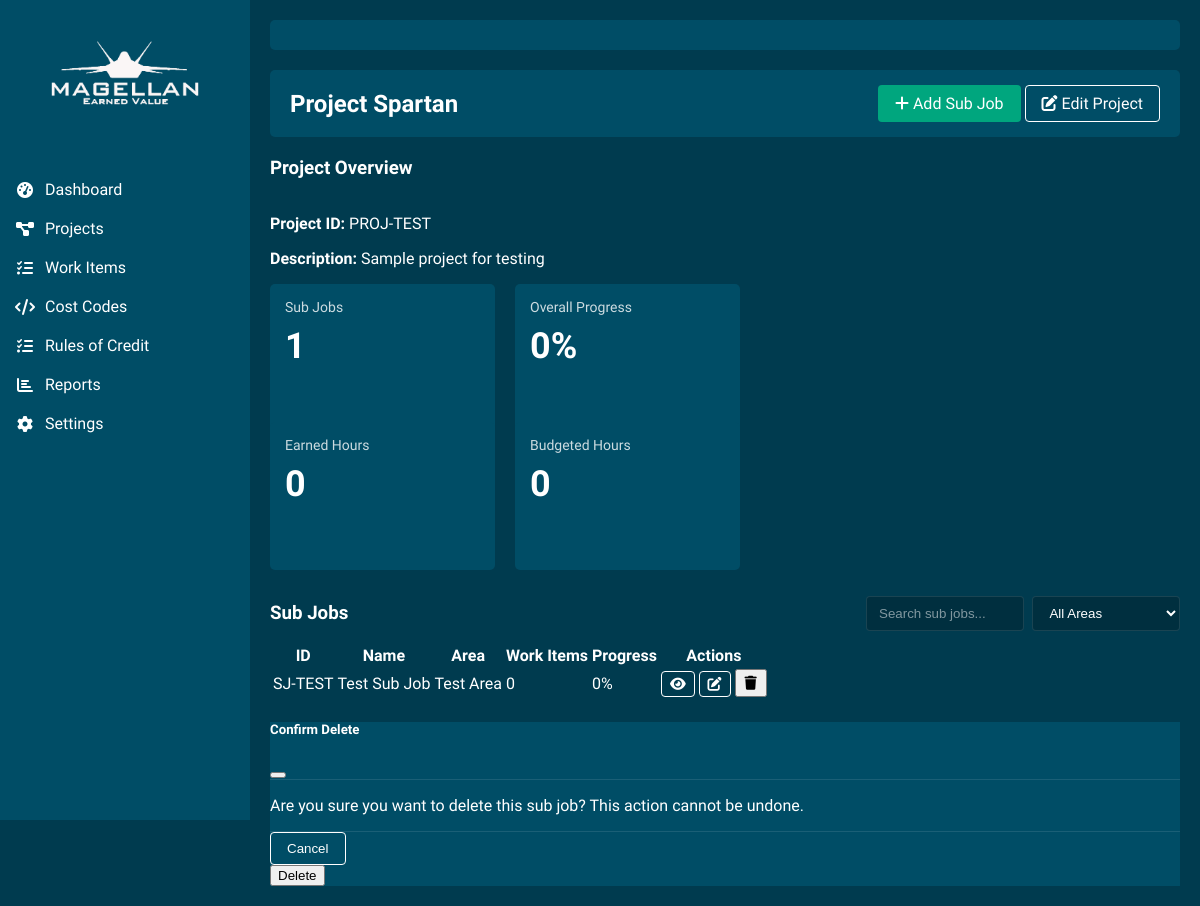
The app's page /project/1 with its own data.
### models.py (models this page shows, shortened)
class Project(db.Model):
    __tablename__ = "project"
    id = db.Column(db.Integer, primary_key=True)
    project_id_str = db.Column(db.String(50), unique=True, nullable=False)
    name = db.Column(db.String(200), nullable=False)
    description = db.Column(db.Text)
    sub_jobs = db.relationship("SubJob", backref="project", lazy=True, cascade="all, delete-orphan")
    work_items = db.relationship("WorkItem", backref="project", lazy=True)

class SubJob(db.Model):
    __tablename__ = "sub_job"
    id = db.Column(db.Integer, primary_key=True)
    sub_job_id_str = db.Column(db.String(50), unique=True, nullable=False)
    name = db.Column(db.String(200), nullable=False)
    description = db.Column(db.Text)
    project_id = db.Column(db.Integer, db.ForeignKey("project.id"), nullable=False)
    work_items = db.relationship("WorkItem", backref="sub_job", lazy=True, cascade="all, delete-orphan")
    area = db.Column(db.String(100))

### routes.py (the view)
@main_bp.route('/project/<int:project_id>')
def view_project(project_id):
    try:
        project = Project.query.get_or_404(project_id)
        sub_jobs = SubJob.query.filter_by(project_id=project_id).all()
        total_budgeted_hours = 0
        total_earned_hours = 0
        total_budgeted_quantity = 0
        total_earned_quantity = 0
        work_items = WorkItem.query.filter_by(project_id=project_id).all()
        for item in work_items:
            total_budgeted_hours += item.budgeted_man_hours or 0
            total_earned_hours += item.earned_man_hours or 0
            total_budgeted_quantity += item.budgeted_quantity or 0
            total_earned_quantity += item.earned_quantity or 0
        overall_progress = 0
        if total_budgeted_hours > 0:
            overall_progress = (total_earned_hours / total_budgeted_hours) * 100
        return render_template('view_project.html',
                              project=project,
                              sub_jobs=sub_jobs,
                              total_budgeted_hours=total_budgeted_hours,
                              total_earned_hours=total_earned_hours,
                              total_budgeted_quantity=total_budgeted_quantity,
                              total_earned_quantity=total_earned_quantity,
                              overall_progress=overall_progress)
    except Exception as e:
        flash(f'Error loading project: {str(e)}', 'danger')
        traceback.print_exc()
        return redirect(url_for('main.projects'))

### templates/view_project.html (shortened to what this page needs)
{% extends "base.html" %}
{% block content %}
    <div class="navbar">
        <div class="d-flex justify-content-between align-items-center w-100">
            <h2>{{ project.name }}</h2>
            <div>
                <a href="{{ url_for('main.add_sub_job', project_id=project.id) }}" class="btn btn-primary">
                    <i class="fas fa-plus"></i> Add Sub Job
                </a>
                <a href="{{ url_for('main.edit_project', project_id=project.id) }}" class="btn btn-outline-light">
                    <i class="fas fa-edit"></i> Edit Project
                </a>
            </div>
        </div>
    </div>
    <div class="card mb-4">
        <div class="card-header">
            <h3>Project Overview</h3>
        </div>
        <div class="card-body">
            <div class="row mb-3">
                <div class="col-md-6">
                    <p><strong>Project ID:</strong> {{ project.project_id_str }}</p>
                    <p><strong>Description:</strong> {{ project.description }}</p>
                </div>
                <div class="col-md-6">
                    <div class="dashboard-metrics-grid">
                        <div class="metric-card">
                            <div class="title">Sub Jobs</div>
                            <div class="value">{{ sub_jobs|length }}</div>
                        </div>
                        <div class="metric-card">
                            <div class="title">Overall Progress</div>
                            <div class="value">0%</div>
                        </div>
                        <div class="metric-card">
                            <div class="title">Earned Hours</div>
                            <div class="value">0</div>
                        </div>
                        <div class="metric-card">
                            <div class="title">Budgeted Hours</div>
                            <div class="value">0</div>
                        </div>
                    </div>
                </div>
            </div>
        </div>
    </div>
    <div class="card">
        <div class="card-header d-flex justify-content-between align-items-center">
            <h3>Sub Jobs</h3>
            <div class="d-flex">
                <input type="text" id="subJobSearch" class="form-control me-2" placeholder="Search sub jobs...">
                <select id="areaFilter" class="form-select">
                    <option value="all">All Areas</option>
                    {% set areas = [] %}
                </select>
            </div>
        </div>
        <div class="card-body">
            {% if sub_jobs %}
                <div class="table-responsive">
                    <table class="table">
                        <thead>
                            <tr>
                                <th>ID</th>
                                <th>Name</th>
                                <th>Area</th>
                                <th>Work Items</th>
                                <th>Progress</th>
                                <th>Actions</th>
                            </tr>
                        </thead>
                        <tbody>
                            {% for sub_job in sub_jobs %}
                                <tr class="sub-job-row" data-area="{{ sub_job.area }}">
                                    <td>{{ sub_job.sub_job_id_str }}</td>
                                    <td>{{ sub_job.name }}</td>
                                    <td>{{ sub_job.area }}</td>
                                    <td>{{ sub_job.work_items|length }}</td>
                                    <td>
                                        <div class="progress">
                                            <div class="progress-bar bg-success" role="progressbar" style="width: 0%;" aria-valuenow="0" aria-valuemin="0" aria-valuemax="100">0%</div>
                                        </div>
                                    </td>
                                    <td>
                                        <a href="{{ url_for('main.view_sub_job', sub_job_id=sub_job.id) }}" class="btn btn-sm btn-outline-light">
                                            <i class="fas fa-eye"></i>
                                        </a>
                                        <a href="{{ url_for('main.edit_sub_job', sub_job_id=sub_job.id) }}" class="btn btn-sm btn-outline-light">
                                            <i class="fas fa-edit"></i>
                                        </a>
                                        <button class="btn btn-sm btn-danger" onclick="confirmDeleteSubJob('{{ sub_job.id }}')">
                                            <i class="fas fa-trash"></i>
                                        </button>
                                    </td>
                                </tr>
                            {% endfor %}
                        </tbody>
                    </table>
                </div>
            {% endif %}
        </div>
    </div>
    <div class="modal fade" id="deleteSubJobModal" tabindex="-1" aria-hidden="true">
        <div class="modal-dialog">
            <div class="modal-content">
                <div class="modal-header">
                    <h5 class="modal-title">Confirm Delete</h5>
                    <button type="button" class="btn-close" data-bs-dismiss="modal" aria-label="Close"></button>
                </div>
                <div class="modal-body">
                    <p>Are you sure you want to delete this sub job? This action cannot be undone.</p>
                </div>
                <div class="modal-footer">
                    <button type="button" class="btn btn-outline-light" data-bs-dismiss="modal">Cancel</button>
                    <form id="deleteSubJobForm" method="POST">
                        <button type="submit" class="btn btn-danger">Delete</button>
                    </form>
                </div>
            </div>
        </div>
    </div>
{% endblock %}

### templates/base.html (shortened to what this page needs)
<!DOCTYPE html>
<html lang="en">
<head>
    <link rel="stylesheet" href="{{ url_for('static', filename='css/style.css') }}">
    <link rel="stylesheet" href="https://cdnjs.cloudflare.com/ajax/libs/font-awesome/6.0.0-beta3/css/all.min.css">
</head>
<body>
    <div class="app-container">
        <div class="sidebar">
            <div class="logo-container">
                <img src="{{ url_for('static', filename='images/magellan_logo_white.png') }}" alt="Magellan EV" class="logo">
            </div>
            <nav class="nav-menu">
                <a href="{{ url_for('main.index') }}" class="nav-item {% if request.endpoint == 'main.index' %}active{% endif %}">
                    <i class="fas fa-tachometer-alt"></i> Dashboard
                </a>
                <a href="{{ url_for('main.projects') }}" class="nav-item {% if request.endpoint == 'main.projects' %}active{% endif %}">
                    <i class="fas fa-project-diagram"></i> Projects
                </a>
                <a href="{{ url_for('main.list_work_items') }}" class="nav-item {% if request.endpoint == 'main.list_work_items' %}active{% endif %}">
                    <i class="fas fa-tasks"></i> Work Items
                </a>
                <a href="{{ url_for('main.list_cost_codes') }}" class="nav-item {% if request.endpoint == 'main.list_cost_codes' %}active{% endif %}">
                    <i class="fas fa-code"></i> Cost Codes
                </a>
                <a href="{{ url_for('main.list_rules_of_credit') }}" class="nav-item {% if request.endpoint == 'main.list_rules_of_credit' %}active{% endif %}">
                    <i class="fas fa-list-check"></i> Rules of Credit
                </a>
                <a href="{{ url_for('main.reports_index') }}" class="nav-item {% if request.endpoint == 'main.reports_index' %}active{% endif %}">
                    <i class="fas fa-chart-bar"></i> Reports
                </a>
                <a href="#" class="nav-item">
                    <i class="fas fa-cog"></i> Settings
                </a>
            </nav>
        </div>
        <div class="main-content">
            <header class="header">
            </header>
            <div class="content">
                {% block content %}{% endblock %}
            </div>
        </div>
    </div>
</body>
</html>

### static/css/style.css (style rules this page uses)
:root { --primary-bg: #003b4f; --secondary-bg: #004d66; --accent-green: #00a67e; --accent-light-green: #00c896; --text-light: #ffffff; --sidebar-width: 250px; }
body { font-family: 'Segoe UI', Tahoma, Geneva, Verdana, sans-serif; background-color: var(--primary-bg); color: var(--text-light); margin: 0; padding: 0; overflow-x: hidden; }
.app-container { display: flex; }
.sidebar { width: var(--sidebar-width); height: 100vh; background-color: var(--secondary-bg); position: fixed; top: 0; left: 0; padding-top: 20px; z-index: 1000; transition: all 0.3s; overflow: hidden; }
.logo-container { padding: 10px 15px; text-align: center; margin-bottom: 20px; overflow: hidden; }
.logo { max-width: 150%; max-height: 90px; height: auto; display: block; margin: 0 auto; }
.nav-menu { padding: 20px 0; }
.nav-item { padding: 10px 15px; display: flex; align-items: center; color: var(--text-light); text-decoration: none; transition: all 0.3s; }
.nav-item i { margin-right: 10px; width: 20px; text-align: center; }
.main-content { width: calc(100% - var(--sidebar-width)); margin-left: var(--sidebar-width); padding: 20px; transition: all 0.3s; }
.header { background-color: var(--secondary-bg); padding: 15px 20px; margin-bottom: 20px; border-radius: 5px; display: flex; justify-content: space-between; align-items: center; }
.dashboard-metrics-grid { display: grid; grid-template-columns: repeat(4, 1fr); grid-gap: 20px; margin-bottom: 20px; }
@media (max-width: 1200px) { .dashboard-metrics-grid { grid-template-columns: repeat(2, 1fr); } }
.row { display: flex; flex-wrap: wrap; margin-right: -15px; margin-left: -15px; }
.col-12, .col-md-3, .col-md-4, .col-md-6, .col-lg-6 { position: relative; width: 100%; padding-right: 15px; padding-left: 15px; }
@media (min-width: 768px) { .col-md-6 { flex: 0 0 50%; max-width: 50%; } }
.btn-primary { background-color: var(--accent-green); border-color: var(--accent-green); color: var(--text-light); padding: 8px 16px; border-radius: 4px; text-decoration: none; display: inline-block; font-weight: 500; text-align: center; vertical-align: middle; cursor: pointer; border: 1px solid transparent; }
.btn-outline-light { color: var(--text-light); border-color: rgba(255, 255, 255, 0.3); background-color: transparent; padding: 8px 16px; border-radius: 4px; text-decoration: none; display: inline-block; font-weight: 500; text-align: center; vertical-align: middle; cursor: pointer; border: 1px solid; }
.btn-sm { padding: 4px 8px; font-size: 0.875rem; }
.modal-content { background-color: var(--secondary-bg); color: var(--text-light); }
.modal-header { border-bottom: 1px solid rgba(255, 255, 255, 0.1); }
.modal-footer { border-top: 1px solid rgba(255, 255, 255, 0.1); }
.form-control, .form-select { background-color: rgba(0, 0, 0, 0.2); border: 1px solid rgba(255, 255, 255, 0.1); color: var(--text-light); padding: 8px 12px; border-radius: 4px; width: 100%; }
.form-control::placeholder { color: rgba(255, 255, 255, 0.5); }
.metric-card { background-color: var(--secondary-bg); border-radius: 5px; padding: 15px; margin-bottom: 20px; height: 100%; }
.metric-card .title { font-size: 14px; margin-bottom: 10px; color: rgba(255, 255, 255, 0.8); }
.metric-card .value { font-size: 36px; font-weight: bold; }
.navbar { background-color: var(--secondary-bg); padding: 15px 20px; margin-bottom: 20px; border-radius: 5px; }
.navbar h2 { margin: 0; font-size: 24px; }
.d-flex { display: flex; }
.justify-content-between { justify-content: space-between; }
.align-items-center { align-items: center; }
.w-100 { width: 100%; }
.mb-4 { margin-bottom: 1.5rem; }
.me-2 { margin-right: 0.5rem; }
.bg-success { background-color: var(--accent-green); }

### records on screen
Project: name "Project Spartan", project_id_str "PROJ-TEST", description "Sample project for testing"
SubJob: sub_job_id_str "SJ-TEST", name "Test Sub Job", area "Test Area", work_items|length "0"

### other values on screen
{{ sub_jobs|length }} "1"
